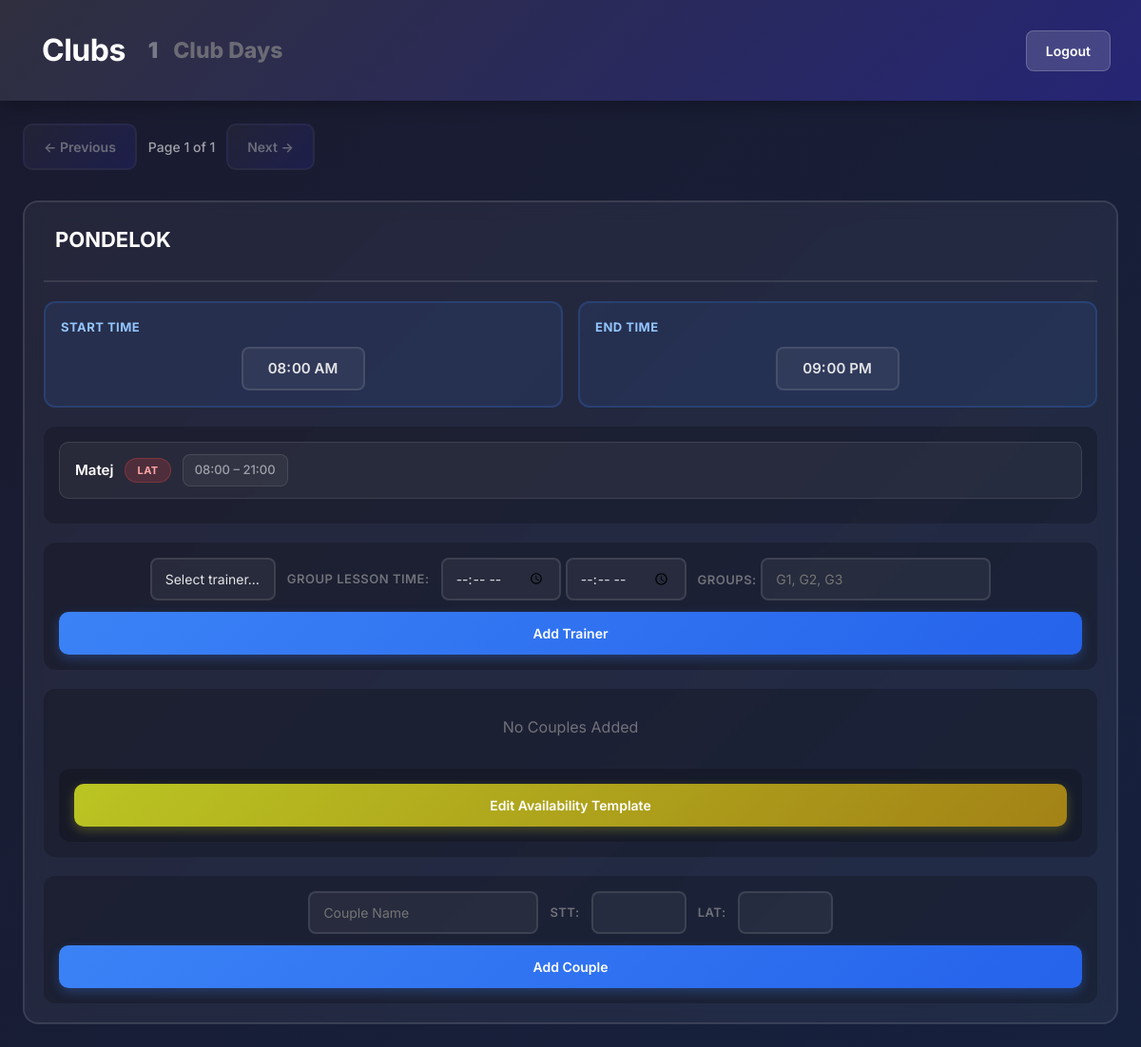
Page /trainer/club/trainer_view/18/ on the earlier database version.
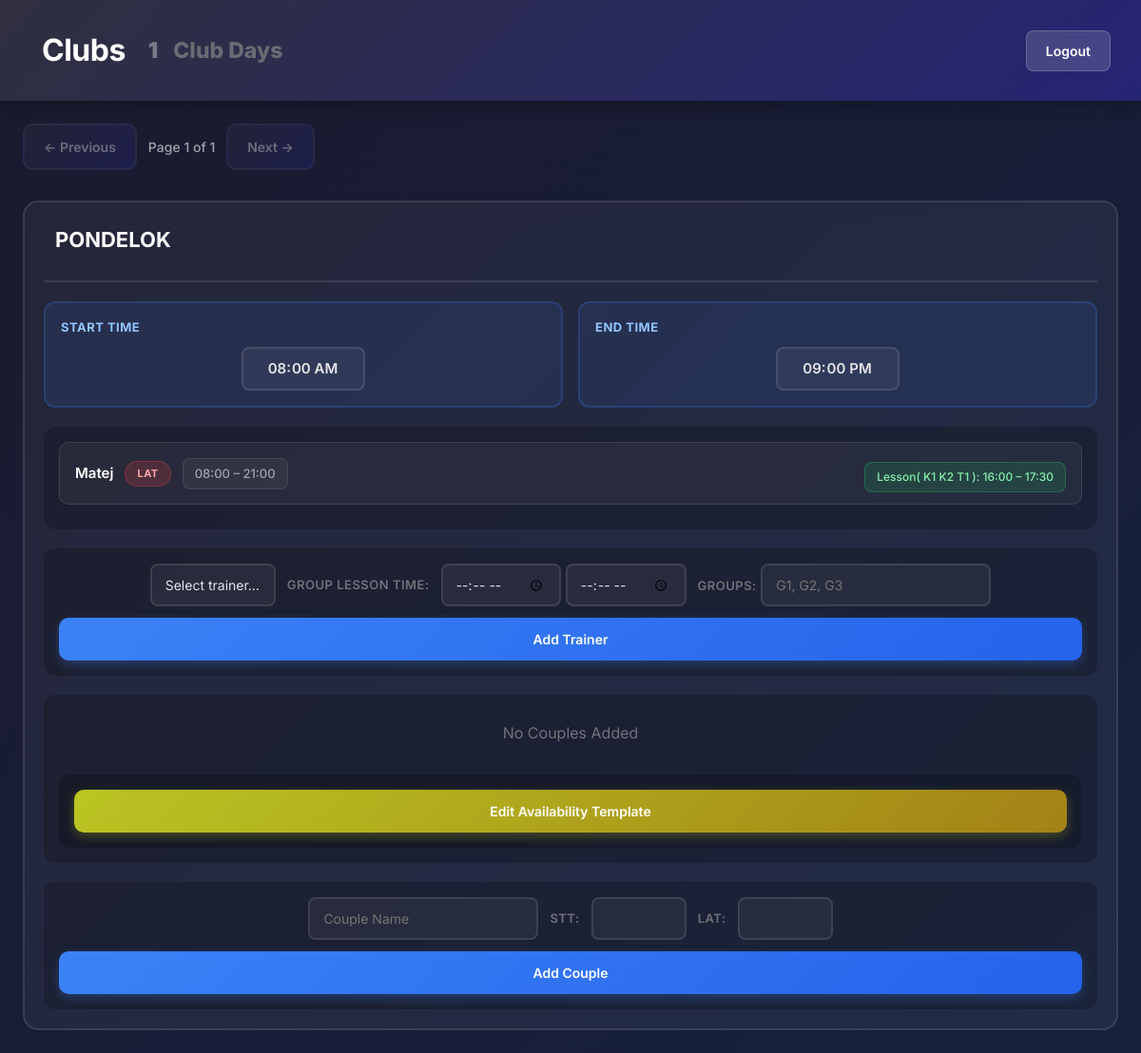
Same page on the later database version.
### main/models.py (models this page shows, shortened)
class Day(models.Model):
    club = models.ForeignKey(Club, on_delete=models.CASCADE, related_name="day", blank=True, null=True)
    user = models.ForeignKey(User, on_delete=models.CASCADE, related_name='day')
    name = models.CharField(max_length=200)
    couples = models.ManyToManyField('Couple', related_name='days', blank=True)
    start_time = models.TimeField(default=time(8,0))
    end_time = models.TimeField(default=time(21,0))
    trainers = models.ManyToManyField('Trainer', related_name='day', blank=True)

class Trainer(models.Model):
    club = models.ForeignKey(Club, on_delete=models.CASCADE, related_name='trainer', null=True, blank=True)
    user = models.ForeignKey(User, on_delete=models.CASCADE, related_name='trainer')
    name = models.CharField(max_length = 200)
    group_lesson = models.ManyToManyField('GroupLesson', related_name='trainer', blank=True)
    start_time = models.TimeField()
    end_time = models.TimeField()
    focus = models.CharField(max_length=10, default="S&L")

class TrainerDayAvailability(models.Model):
    club = models.ForeignKey(Club, on_delete=models.CASCADE, related_name='trainer_availabilities', blank=True, null=True)
    user = models.ForeignKey(User, on_delete=models.CASCADE, related_name='trainer_availabilities')
    day = models.ForeignKey('Day', on_delete=models.CASCADE, related_name='trainer_availabilities')
    trainer = models.ForeignKey('Trainer', on_delete=models.CASCADE, related_name='day_availabilities')
    start_time = models.TimeField()
    end_time = models.TimeField()
    class Meta:
        unique_together = ('day', 'trainer')

class GroupLesson(models.Model):
    club = models.ForeignKey(Club, on_delete=models.CASCADE, related_name='group_lessons', blank=True, null=True)
    user = models.ForeignKey(User, on_delete=models.CASCADE, related_name='group_lessons')
    day = models.ForeignKey('Day', on_delete=models.CASCADE, related_name='group_lessons', null=True, blank=True)
    groups = models.ManyToManyField('Group', related_name='group_lessons', blank=True)
    time_interval_start = models.TimeField(default=time(0, 0))
    time_interval_end = models.TimeField(default=time(0, 0))

class Group(models.Model):
    club = models.ForeignKey(Club, on_delete=models.CASCADE, related_name='groups', null=True, blank=True)
    user = models.ForeignKey(User, on_delete=models.CASCADE, related_name='owned_groups')
    name = models.CharField(max_length=200)
    index = models.IntegerField(default=0)  # For sorting groups
    couples = []

### TrainerClubs/views.py (the view)
# urls.py: path('club/trainer_view/<int:club_id>/', views.show_not_trainer_club, name="show_not_trainer_club"),
def show_not_trainer_club(request, club_id):
    club = get_object_or_404(Club, id=club_id)
    groups = Group.objects.filter(club=club).all()
    days = Day.objects.filter(club=club).all()
    trainers = Trainer.objects.filter(club=club).all()
    paginator = Paginator(days, 2)
    page_number = request.GET.get('page',1)
    page_obj = paginator.get_page(page_number)
    return render(request, 'non_club_owner_view.html', {'club':club, 'days':page_obj.object_list, 'page_obj':page_obj, 'trainers': trainers, 'groups':groups})

### main/templatetags/availability_tags.py (called while the page is built)
@register.filter
def trainer_start_for_day(day, trainer):
    try:
        availability = TrainerDayAvailability.objects.get(day=day, trainer=trainer)
        return availability.start_time
    except TrainerDayAvailability.DoesNotExist:
        return day.start_time

@register.filter
def trainer_end_for_day(day, trainer):
    try:
        availability = TrainerDayAvailability.objects.get(day=day, trainer=trainer)
        return availability.end_time
    except TrainerDayAvailability.DoesNotExist:
        return day.end_time

### TrainerClubs/templates/non_club_owner_view.html (shortened to what the changed rows need)
<!DOCTYPE html>
{% load availability_tags %}
<html lang="en">
<head>
    <link href="https://cdn.jsdelivr.net/npm/bootstrap@5.3.0/dist/css/bootstrap.min.css" rel="stylesheet">
</head>
<body>
    <div class="main-container">
        <div class="slider-container">
            <div id="days-slider" class="days-slider">
                <div class="days-page" data-page="{{ page_obj.number }}">
                    {% load availability_tags %}
                    {% for day in days %}
                    <div class="day-card" data-day-id="{{ day.id }}">
                        <div class="day-header">
                            <h3 contenteditable="false"
                                data-day-id="{{ day.id }}"
                                data-original="{{ day.name }}"
                                class="editable-day-name"
                                >{{ day.name }}</h3>
                        </div>
                        <div class="time-window">
                            <div class="time-block">
                                <p class="time-title">Start Time</p>
                                <div class="time-input-wrap">
                                    <input class="time-readonly"type="time" id="start-{{ day.id }}" name="start_time" data-day-id="{{ day.id }}" data-club-id="{{ club.id }}"
                                        value="{{ day.start_time|time:'H:i' }}" step="900" disabled>
                                </div>
                            </div>
                            <div class="time-block">
                                <p class="time-title">End Time</p>
                                <div class="time-input-wrap">
                                    <input type="time" class="time-readonly" id="end-{{ day.id }}" name="end_time" data-day-id="{{ day.id }}" data-club-id="{{ club.id }}"
                                        value="{{ day.end_time|time:'H:i' }}" step="900"disabled>
                                </div>
                            </div>
                        </div>
                        <div class="trainer-list">
                            {% for trainer in day.trainers.all %}
                            <div class="trainer-card">
                                <div class="trainer-meta">
                                    <span class="trainer-name editable-trainer" contenteditable="false"
                                        data-trainer-id="{{ trainer.id }}"
                                        data-original="{{ trainer.name }}">{{ trainer.name }}</span>
                                    {% if trainer.focus %}
                                    <span class="focus-badge focus-{{ trainer.focus|lower }} editable-trainer-focus"
                                        contenteditable="false"
                                        data-trainer-id="{{ trainer.id }}"
                                        data-original="{{ trainer.focus }}">{{ trainer.focus }}</span>
                                    {% endif %}
                                    <span class="time-chip">
                                        <span class="editable-start-time"
                                            data-trainer-id="{{ trainer.id }}"
                                            contenteditable="true"
                                            data-day-id="{{ day.id }}"
                                            data-club-id="{{ club.id }}"
                                            data-original="{{ day|trainer_start_for_day:trainer|time:'H:i' }}">
                                            {{ day|trainer_start_for_day:trainer|time:'H:i' }}
                                        </span>
                                        –
                                        <span class="editable-end-time"
                                            data-trainer-id="{{ trainer.id }}"
                                            contenteditable="true"
                                            data-day-id="{{ day.id }}"
                                            data-club-id="{{ club.id }}"
                                            data-original="{{ day|trainer_end_for_day:trainer|time:'H:i' }}">
                                            {{ day|trainer_end_for_day:trainer|time:'H:i' }}
                                        </span>
                                    </span>
                                </div>
                                {% if trainer.group_lesson.all %}
                                <div style="display:flex; flex-wrap:wrap; gap:8px; margin-top:8px;">
                                    {% for lesson in trainer.group_lesson.all %}
                                    {% if lesson.day and lesson.day.id == day.id %}
                                        <span class="lesson-chip">
                                            Lesson(
                                                {% for x in lesson.groups.all%}
                                                {{ x.name }}
                                                {% endfor %}
                                            ): {{ lesson.time_interval_start|time:'H:i' }} – {{ lesson.time_interval_end|time:'H:i' }}
                                        </span>
                                    {% endif %}
                                    {% endfor %}
                                </div>
                                {% endif %}
                            </div>
                            {% empty %}
                            <p style="color: #71717a; text-align: center; padding: 12px;">No trainers assigned</p>
                            {% endfor %}
                        </div>
                        <form method="POST" action="{% url 'add_trainer_to_day_by_trainer' club_id=club.id%}">
                            <div class="assign-row">
                                <div class="assign-fields">
                                    <select class="form-select" name="trainer_id" style="max-width: fit-content;" required>
                                        <option value="" selected disabled>Select trainer…</option>
                                    </select>
                                        <span class="small-label">Group Lesson Time:</span>
                                        <div>
                                            <input type="time" name="start_time" placeholder="--:--" step="900"/>
                                            <input type="time" name="end_time" placeholder="--:--" step="900"/>
                                        </div>
                                    <div>
                                        <span class="small-label">Groups:</span>
                                        <input type="text" name="groups" placeholder="G1, G2, G3"/>
                                    </div>
                                </div>
                                <button type="submit">Add Trainer</button>
                            </div>
                        </form>
                        {% if day.couples.all %}
                        <div class="couple-list">
                            {% for couple in day.couples.all %}
                            <div class="couple-item"
                                data-couple-id="{{ couple.id }}" data-day-id="{{ day.id }}">
                                <div>
                                    <span class="editable-couple">{{ couple.name }}</span>
                                    <span class="editable-time-duration"
                                        style="color: #71717a;">{{ couple.min_duration }}</span>
                                    <span style="color: #71717a; font-size: 12px;">min</span>
                                </div>
                            </div>
                            {% endfor %}
                            <div class="assign-row">
                                <form method="GET" action="{% url 'sheet' club.id%}">
                                    <button type="submit" class="btn-success"
                                    style="background: linear-gradient(135deg, #bac522 0%, #a38216 100%); box-shadow: 0 4px 12px rgba(197, 194, 34, 0.3); margin-top: 0px !important;">Edit Availability Template</button>
                                </form>
                            </div>
                        </div>
                        {% else %}
                        <div class="couple-list">
                            <p style="color: #71717a; text-align: center; padding: 12px;">No Couples Added</p>
                            <div class="assign-row">
                                <form method="GET" action="{% url 'sheet' club.id%}">
                                    <button type="submit" class="btn-success"
                                    style="background: linear-gradient(135deg, #bac522 0%, #a38216 100%); box-shadow: 0 4px 12px rgba(197, 194, 34, 0.3); margin-top: 0px !important;">Edit Availability Template</button>
                                </form>
                            </div>
                        </div>
                        {% endif %}
                        <form method="POST" action="{% url 'add_couple_by_not_club_owner' club.id%}" class="add-to-day-form">
                            <div class="assign-row">
                                <div class="assign-fields">
                                    <input type="text" name="couple_name" placeholder="Couple Name" required>
                                    <label class="small-label">STT:</label>
                                    <input type="text" name="dance_class_stt" style="max-width: 100px;">
                                    <label class="small-label">LAT:</label>
                                    <input type="text" name="dance_class_lat" style="max-width: 100px;">
                                </div>
                                <button type="submit">Add Couple</button>
                            </div>
                        </form>
                    </div>
                    {% endfor %}
                </div>
            </div>
        </div>
    </div>
</body>
</html>

Differences in the rows shown:
added GroupLesson: time_interval_start "16:00", time_interval_end "17:30"
now on this page (row unchanged): Group: name "K1"
now on this page (row unchanged): Group: name "K2"
now on this page (row unchanged): Group: name "T1"
